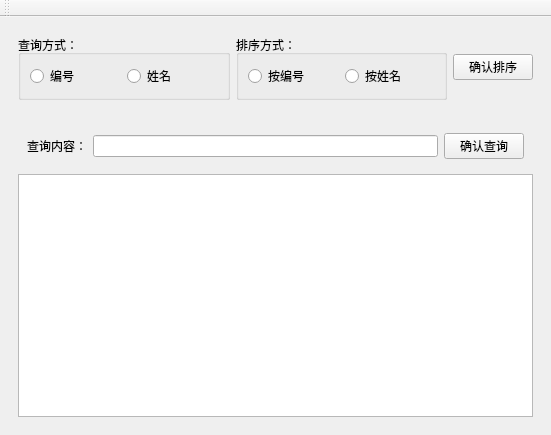
<?xml version="1.0" encoding="UTF-8"?>
<ui version="4.0">
 <class>SystemTwo</class>
 <widget class="QMainWindow" name="SystemTwo">
  <property name="geometry">
   <rect>
    <x>0</x>
    <y>0</y>
    <width>551</width>
    <height>435</height>
   </rect>
  </property>
  <property name="windowTitle">
   <string>MainWindow</string>
  </property>
  <widget class="QWidget" name="centralwidget">
   <layout class="QGridLayout" name="gridLayout_5">
    <item row="0" column="0">
     <widget class="QWidget" name="widget_3" native="true">
      <layout class="QGridLayout" name="gridLayout_4">
       <item row="0" column="0">
        <widget class="QGroupBox" name="groupBox">
         <property name="sizePolicy">
          <sizepolicy hsizetype="Preferred" vsizetype="Preferred">
           <horstretch>0</horstretch>
           <verstretch>0</verstretch>
          </sizepolicy>
         </property>
         <property name="minimumSize">
          <size>
           <width>100</width>
           <height>50</height>
          </size>
         </property>
         <property name="title">
          <string>查询方式：</string>
         </property>
         <layout class="QGridLayout" name="gridLayout_3">
          <item row="0" column="0">
           <widget class="QRadioButton" name="id">
            <property name="text">
             <string>编号</string>
            </property>
           </widget>
          </item>
          <item row="0" column="1">
           <widget class="QRadioButton" name="name">
            <property name="text">
             <string>姓名</string>
            </property>
           </widget>
          </item>
         </layout>
        </widget>
       </item>
       <item row="0" column="1">
        <widget class="QGroupBox" name="groupBox_2">
         <property name="minimumSize">
          <size>
           <width>100</width>
           <height>50</height>
          </size>
         </property>
         <property name="title">
          <string>排序方式：</string>
         </property>
         <layout class="QGridLayout" name="gridLayout_6">
          <item row="0" column="0">
           <widget class="QRadioButton" name="id_2">
            <property name="text">
             <string>按编号</string>
            </property>
           </widget>
          </item>
          <item row="0" column="1">
           <widget class="QRadioButton" name="name_2">
            <property name="text">
             <string>按姓名</string>
            </property>
           </widget>
          </item>
         </layout>
        </widget>
       </item>
       <item row="0" column="2">
        <widget class="QPushButton" name="sortpb">
         <property name="sizePolicy">
          <sizepolicy hsizetype="Fixed" vsizetype="Fixed">
           <horstretch>0</horstretch>
           <verstretch>0</verstretch>
          </sizepolicy>
         </property>
         <property name="text">
          <string>确认排序</string>
         </property>
        </widget>
       </item>
      </layout>
     </widget>
    </item>
    <item row="1" column="0">
     <widget class="QWidget" name="widget_2" native="true">
      <layout class="QGridLayout" name="gridLayout_2">
       <item row="1" column="0" colspan="2">
        <widget class="QTextBrowser" name="showarea"/>
       </item>
       <item row="0" column="0" colspan="2">
        <widget class="QWidget" name="widget" native="true">
         <layout class="QGridLayout" name="gridLayout">
          <item row="0" column="2">
           <widget class="QPushButton" name="findpb">
            <property name="text">
             <string>确认查询</string>
            </property>
           </widget>
          </item>
          <item row="0" column="1">
           <widget class="QLineEdit" name="find"/>
          </item>
          <item row="0" column="0">
           <widget class="QLabel" name="label">
            <property name="text">
             <string>查询内容：</string>
            </property>
           </widget>
          </item>
         </layout>
        </widget>
       </item>
      </layout>
     </widget>
    </item>
   </layout>
  </widget>
  <widget class="QToolBar" name="toolBar">
   <property name="windowTitle">
    <string>toolBar</string>
   </property>
   <attribute name="toolBarArea">
    <enum>TopToolBarArea</enum>
   </attribute>
   <attribute name="toolBarBreak">
    <bool>false</bool>
   </attribute>
  </widget>
 </widget>
 <resources/>
 <connections/>
</ui>
